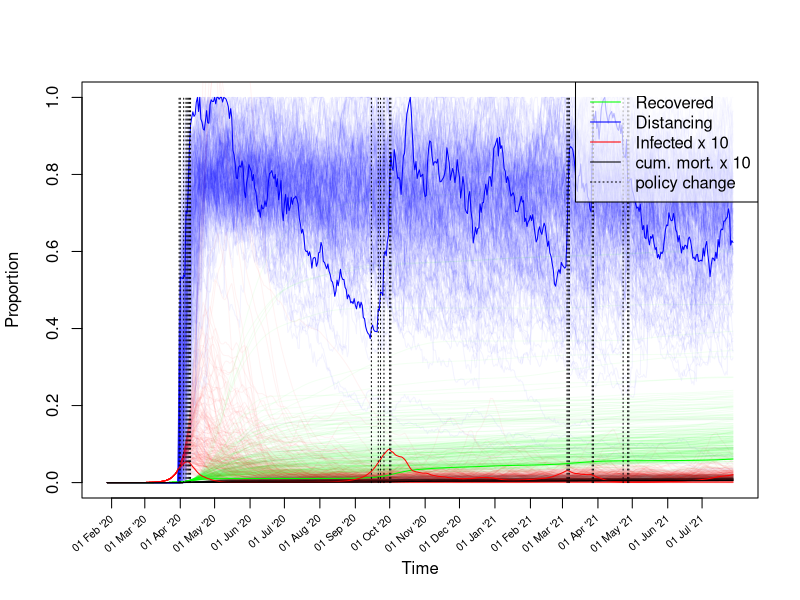
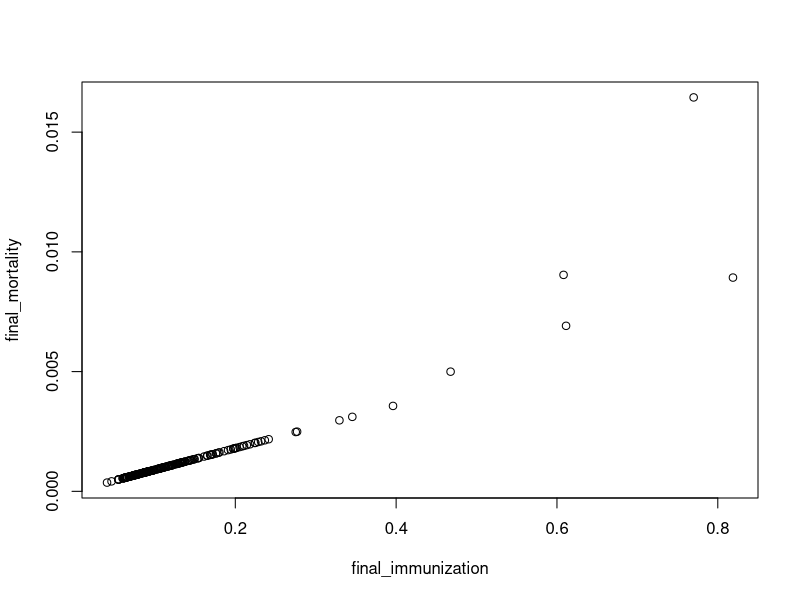
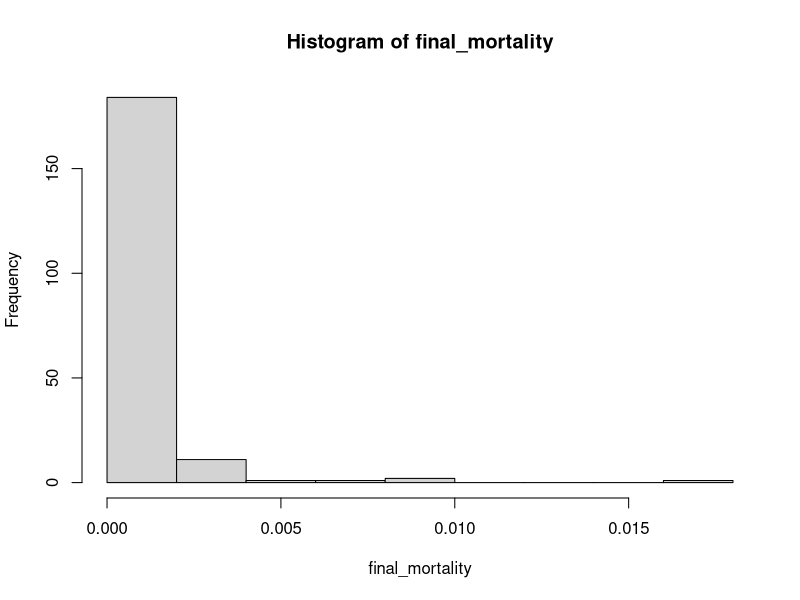

Recreate these plots in R, in order.
#### Simulation of management of Covid-19 outbreak in the UK. ####
library(nleqslv) # for nonlinear solver 'nleqslv'

# Parameters (unit: days) ------------------------------------------------------

## Parameters controlling disease dynamics:
incubation_time <- 5.1 # Period from infection to symptoms from Ferguson et al. 
incubation_time <- incubation_time +1 # fudge to reproduce R0 and generation time 
start_trans_symp <- incubation_time - 0.5 # Period from infection to the start of infectiousness for symptomatic cases Ferguson et al. 
start_trans_asymp <- start_trans_symp # Period from infection to the start of infectiousness for asymptomatic casesFerguson et al. 
prop_symptoms <- 0.2 # Proportion of infected people developing symptoms https://www.thelancet.com/journals/lancet/article/PIIS0140-6736(20)30567-5/fulltext
#prop_symptoms <- 1/3 # Ferguson et al. 
prop_critical <- 0.06 # Proportion of cases becoming critical # https://www.thelancet.com/journals/lancet/article/PIIS0140-6736(20)30567-5/fulltext
mean_generation_time <- 6.5 # Ferguson et al. 
#generation_time_alpha <- 3 # shape parameter of an assumed gamma distribution, https://academic.oup.com/biostatistics/article/12/2/303/280518
generation_time_alpha <- 2 # shape parameter of an assumed gamma distribution, fudge to reproduce r
R0 <- 2.4 # Basic reproductive number for the infection, Ferguson et al. 
inf_symp_asymp_ratio <- 2  # ratio infection rates by symptomatic to asymptomatic, Ferguson et al.  
UK_population_size <- 66e6
pop_size <- UK_population_size

## Parameters controlling mortality:
# We assume that case fataliy is much higher for cases beyond hospital capacity:
case_fatality_rate_1 <- 0.009 # case fatality rate when hospitals below capacity https://www.cebm.net/covid-19/global-covid-19-case-fatality-rates/ (as of 27 Mar 2020)
case_fatality_rate_2 <- 0.09 # case fatality rate when hospitals over capacity  https://www.cebm.net/covid-19/global-covid-19-case-fatality-rates/ (as of 27 Mar 2020)
hospitalization_rate <- 0.044 # proportion of "cases" needing hospitalisation Ferguson et al. 
critical_care_rate <- hospitalization_rate * 0.3 # proprtion of "cases" needing critical care Ferguson et al. 
critical_care_hospital_time <- 10 # Ferguson et al. 
# number of critical care cases over number of "cases" at any moment:
hospital_load_factor <- 
  critical_care_rate # Amount of load on the hospital system
critical_care_beds <- 8175 # uk number of respirators available
## Threshold for proportion of "cases" p.p.:
critical_care_beds / (hospital_load_factor * pop_size) 

## Initial linear growth rate of epidemy:
# Formula assuming gamma distribution for generation time
r0 <- (R0^(1/generation_time_alpha)-1) * generation_time_alpha/mean_generation_time;
r0
# doubling time
#exp(r*T_double)==2 -> T_double == log(2)/r
T_double <- log(2)/r0; T_double # consistency check

## Policy and behaviour parameters:
policy_intervention_rate <- 1/3 # 
policy_intervention_threshold <- 20*10/1e6 # case p.p. above/below which policy acts
policy_relaxation_growth_rate_threshold <- -0.05 # don't relax if growth is larger

compliance_sd <- 1/30 # Day to day standard deviation of compliance.
compliance_decline <- 1/(6*30) # Day to day decline of compliance.

## For plotting results:
date_matching_cumulative_fatality <- 55
date_matching_cumulative_date <- as.Date("2020-03-16")

# Stages: set up population categories for the different classes of infected and uninfected people 
stages <- c(
  "S", # susceptible
  "Is1", # symptomatic infected no transmission
  "Is2", # symptomatic infected transmission
  "Ia1", # symptomatic asymptomatic no transmission
  "Ia2", # symptomatic asymptomatic transmission
  "R", # recovered or deceased
  c() )
n_stages <- length(stages)

# Infected stages
IStages <- c("Is1", "Is2", "Ia1", "Ia2")

# Infectious (test postive) stages
PStages <- c("Is2", "Ia2")


# Linear dynamics -------------------------------------------------------------

# Later we still need to adjust two parameters, which will be left open for now: 
# Is2_inf: infectiousness of the Is2 stage (which then scales other stages)
# rec_rate: recovery rate of transmitting individuals
# This adjustment is done using the full linear model such as to fit given values for R0 and mean_generation_time.

# Generate the "survival" part of the population projection matrix

SS_calc <- function(Is2_inf,rec_rate){
  SS <- matrix(0,nrow = n_stages,ncol= n_stages,
               dimnames = list(Next=stages,Current=stages) )
  SS["S","S"] <- 1
  SS["Is2","Is1"] <- 1/start_trans_symp
  SS["Is1","Is1"] <- 1-1/start_trans_symp
  SS["Ia2","Ia1"] <- 1/start_trans_asymp
  SS["Ia1","Ia1"] <- 1-1/start_trans_asymp
  SS["R","Ia2"] <- rec_rate
  SS["Ia2","Ia2"] <- 1-rec_rate
  SS["R","Is2"] <- rec_rate
  SS["Is2","Is2"] <- 1-rec_rate
  SS["R","R"] <- 1
  return(SS)
}

# Density independent factor of the "fertility" (= transmission) matrix
FF0_calc <- function(Is2_inf,rec_rate){
  FF0 <- matrix(0,nrow = n_stages,ncol= n_stages,
                dimnames = list(Next=stages,Current=stages) )
  FF0["Is1","Is2"] <- Is2_inf * prop_symptoms 
  FF0["Ia1","Is2"] <- Is2_inf * (1-prop_symptoms)
  FF0["S"  ,"Is2"] <- -Is2_inf
  FF0["Is1","Ia2"] <- Is2_inf * prop_symptoms  / inf_symp_asymp_ratio
  FF0["Ia1","Ia2"] <- Is2_inf * (1-prop_symptoms)  / inf_symp_asymp_ratio
  FF0["S"  ,"Ia2"] <- -Is2_inf / inf_symp_asymp_ratio
  return(FF0)
}

# The "fertility" (= transmission) part of the population projection matrix
FF_calc <- function(Is2_inf,rec_rate){
  FF0 <- FF0_calc(Is2_inf,rec_rate)
  return(FF0 * pop_size)
}

## Decide which is the index of the eigenvalue determining linear growth rate:
eigenvalue_index <- function(eig_values){ # input is a list of eigenvalues
  w <- which(abs(eig_values)==eig_values & eig_values != 1)
  return(w[which.max(eig_values[w])])
}

get_mean_generation_time <- function(SS,FF){
  # See page 842 of Bienvenu, F.; Legendre, S. (2015). "A New Approach to the Generation Time in Matrix Population Models" (PDF). The American Naturalist. 185 (6): 834–843. doi:10.1086/681104. PMID 25996867.
  L <- SS+FF
  eig <- eigen(L)
  i <- eigenvalue_index(eig$values)
  w <- eig$vectors[,i]
  t_eig <- eigen(t(L))
  j <- min(which(abs(t_eig$values - eig$values[i])<1e-10))
  v <- t_eig$vectors[,j]
  if(abs(t(v) %*% w)<1e-10) {
    print(c(i,j))
    print(eig$values)
    print(t_eig$values)
    print(w)
    print(v)
    stop("Potential eigenvector index mixup")
  }
  T_gen <- 1 + (t(v) %*% SS %*% w) / (t(v) %*% FF %*% w) 
  return(T_gen)
}

## Calculates both R0 and mean generation time for given SS and FF:
R0_and_Tgen <- function(SS,FF){
  L <- SS + FF
  Tgen <- get_mean_generation_time(SS,FF)
  eig <- eigen(L[IStages,IStages])
  i <- eigenvalue_index(eig$values)
  r <- log(eig$values[i])
  # https://beast.community/estimating_R0
  # https://www.sciencedirect.com/science/article/pii/S1755436518300847
  generation_time_beta <- generation_time_alpha / Tgen
  R0 <- (1+r/generation_time_beta)^generation_time_alpha
  return(c(R0,Tgen))
}

# Calculate the difference between observed values for R0 and values calculated from the survival and transmission matrices
R0_and_Tgen_diff <- function(x){
  as.numeric(
    with(as.list(x),
         R0_and_Tgen(SS_calc(Is2_inf,rec_rate),FF_calc(Is2_inf,rec_rate)) - 
           c(R0,mean_generation_time) ))
}

# Initial values for Is2_inf and rec_rate
initialGuess <- c(Is2_inf=0.1/pop_size,rec_rate=0.01 )
# #Tests
# with(as.list(initialGuess),
#      SS_calc(Is2_inf,rec_rate)+FF_calc(Is2_inf,rec_rate))
# with(as.list(initialGuess),
#      get_mean_generation_time(SS_calc(Is2_inf,rec_rate),FF_calc(Is2_inf,rec_rate)))
# with(as.list(initialGuess),
#      R0_and_Tgen(SS_calc(Is2_inf,rec_rate),FF_calc(Is2_inf,rec_rate)))

# Differences between observed R0 and generation time calculated using the "initial guess" values and the observed values
R0_and_Tgen_diff(initialGuess)

## Generate values of Is2_inf and rec_rate which fit R0 and generation time
fit <- nleqslv(initialGuess,R0_and_Tgen_diff);
fit$message  # should be "Function criterion near zero" or "x-values within tolerance 'xtol'"
fit$x
## double check
with(as.list(fit$x),
     R0_and_Tgen(SS_calc(Is2_inf,rec_rate),FF_calc(Is2_inf,rec_rate)))

## Compute population matrices:
SS <- with(as.list(fit$x),SS_calc(Is2_inf,rec_rate))
FF <- with(as.list(fit$x),FF_calc(Is2_inf,rec_rate))
FF0 <- with(as.list(fit$x),FF0_calc(Is2_inf,rec_rate))
L <- SS + FF # the complete population projection matrix


linear_growth_rate <- # linear growth rate r should be around 0.2
  log(eigen(L[IStages,IStages])$values[1]) 
c(r0,linear_growth_rate) ## should be the same

# Non-linear dynamics ----------------------------------------------------------

# Set up matrix for numbers in each state at each timepoint
n_steps <- 365 * 1.5 #How long to simulate for
state <- matrix(0, nrow=n_steps+1, ncol=n_stages) 
colnames(state) <- stages
S_index <- which(stages == "S") # index of S stage
state[1,"Ia1"] <- 10 # Seed with some asymptotic cases
state[1,"S"] <- pop_size - sum(state[1,-S_index]) # Initial number of uninfected individuals
deaths <- rep(NA,n_steps+1) # deaths per step
deaths[1] <- 0

# Function to compute the number of deaths
compute_deaths <- function(state_snippet){
  # We assume that symptomatic transmitting patients are "case"
  total_cases <- sum(state_snippet[1,"Is2"])
  respirator_demand <- hospital_load_factor * total_cases
  with_respirator <- min(critical_care_beds, respirator_demand)
  without_respirator <- respirator_demand - with_respirator
  if(total_cases > 0 ){
    fatality_rate <-
      (with_respirator * case_fatality_rate_1 + without_respirator * case_fatality_rate_2)/
      respirator_demand
  }else{
    fatality_rate <- 0
  }
  rec <- state_snippet[2,"R"]-state_snippet[1,"R"] # "recoveries" including deaths
  deaths <- rec * fatality_rate
  return(deaths)
}

# Simulate without policy interventions ----------------------------------------

for(i in 1:n_steps){
  Lx <- SS + FF0 * state[i,"S"] # nonlinear population projection matrix
  state[i+1,] <- Lx %*% state[i,]
  deaths[i+1] <- compute_deaths(state[c(0,1)+i,])
}
date_matching_i <- sum(cumsum(deaths) <= date_matching_cumulative_fatality)

if(FALSE){ ## this passage is deactivated, used only for testing and model comparisons:
  ## Simulate without policy interventions
  dates <- date_matching_cumulative_date-date_matching_i+seq(0,n_steps)
  plot(dates,rep(0,n_steps+1),type="n",ylim=c(0,1),xlab="Time",ylab="Proportion",xaxt="n")
  selectedDates <- dates[format(dates, "%d")=="01"]
  axis(1, selectedDates, labels = F , cex.axis = .7)
  text(selectedDates, par("usr")[3]-0.05, 
       srt = 40, adj= 1, xpd = TRUE,
       labels = format(selectedDates, "%d %b '%y"), cex=0.65)
  lines(dates,(state[,"R"]-cumsum(deaths))/pop_size,col="green",type="l")
  lines(dates,rowSums(state[,IStages])/pop_size,col="red",type="l")
  lines(dates,cumsum(deaths)/pop_size*1e1,col="black",type="l")
  legend(x="bottomright",
         legend = c("Recovered","Infected","cum. mortality x 10"),
         col=c("green","red","black"),lty=1,bg=rgb(1,1,1,alpha = 0.4))
}


# Simulate policy interventions with uncertain outcomes ---------------

dfac <- rep(NA,n_steps+1) # social distancing factor, scales infection rate
dfac[1] <- 1 # Value 1 corresponds to no distancing, the initial assumption
growth_rate <- linear_growth_rate # current growth_rate is used in simulations to inform policy
n_runs <- 200 # How often to repeat simulation
if(!exists("plotting")) plotting <- TRUE # set to FALSE if plotting takes too much time
other_runs_alpha <- 10/n_runs # Intensity of plotting all but last simulation
final_mortality <- rep(NA,n_runs) # Record total mortality at end of each simulation
final_immunization <- rep(NA,n_runs) # Record total immunization rate at end of each simulation
# Prepare plot of results:
date_shift <- date_matching_cumulative_date-date_matching_i
dates <- seq(0,n_steps) + date_shift
plot(dates,rep(0,n_steps+1),type="n",ylim=c(0,1),xlab="Time",ylab="Proportion",xaxt="n")
# Draw x axis:
selectedDates <- dates[format(dates, "%d")=="01"]  # where to draw ticks
axis(1, selectedDates, labels = F , cex.axis = .7)
text(selectedDates, par("usr")[3]-0.05, 
     srt = 40, adj= 1, xpd = TRUE,
     labels = format(selectedDates, "%d %b '%y"), cex=0.65)


# run n_runs simulations
for(run in 1:n_runs){
  policy_intervention_times <- c() # record dates when inverventions occured
  for(i in 1:n_steps){
    # Simulate variation of compliance through time
    dfac[i+1] <- 1-exp(min(0,(log(1-dfac[i])-rnorm(1,compliance_decline,compliance_sd)))) 
    # Simulate policy response and interventions affecting social distancing
    if(runif(1)< policy_intervention_rate){# adjust policy:
      if(state[i,"Is2"]/pop_size > policy_intervention_threshold && 
         growth_rate > 0){
        # more measures
        dfac[i+1] <- dfac[i+1] * runif(1,0.5,1) # outcome is uncertain
        policy_intervention_times <-
          append(policy_intervention_times,i)
      }else if(dfac[i+1] < 1 && 
               state[i,"Is2"]/pop_size < policy_intervention_threshold / 10 && 
               growth_rate < policy_relaxation_growth_rate_threshold){ 
        # less measures
        dfac[i+1] <- min(1,dfac[i+1]*runif(1,1,1.5)) # outcome uncertain
        policy_intervention_times <-
          append(policy_intervention_times,i)
      }
    }
    Lx <- SS + FF0 * state[i,"S"] * dfac[i+1]
    state[i+1,] <- Lx %*% state[i,]
    deaths[i+1] <- compute_deaths(state[c(0,1)+i,])
    growth_rate <- log(sum(state[i+1,"Is2"])/sum(state[i,"Is2"]))
  }
  if(plotting || run == n_runs){
    # Plot changes through time
    line_alpha <- ifelse(run > n_runs-1,1,other_runs_alpha)*255
    plotcol <- do.call(rgb,as.list(c(col2rgb("green"),alpha=line_alpha,max = 255)))
    lines(dates,(state[,"R"]-cumsum(deaths))/pop_size,col=plotcol,type="l")
    plotcol <- do.call(rgb,as.list(c(col2rgb("blue"),alpha=line_alpha,max = 255)))
    lines(dates,1-dfac,col=plotcol,type="l")
    plotcol <- do.call(rgb,as.list(c(col2rgb("red"),alpha=line_alpha,max = 255)))
    lines(dates,10*rowSums(state[,IStages])/pop_size,col=plotcol,type="l")
    plotcol <- do.call(rgb,as.list(c(col2rgb("black"),alpha=line_alpha,max = 255)))
    lines(dates,cumsum(deaths)/pop_size * 1e1,col=plotcol,type="l")
  }
  # Record main outcomes at end of simulation:
  final_mortality[run] <- sum(deaths)/pop_size
  final_immunization[run] <- 
    state[n_steps,"R"]/pop_size
}
for(t in policy_intervention_times + date_shift){
  lines(c(t,t),c(0,1), col="black", lty=3)
}
legend(x="topright",
       legend = c("Recovered","Distancing","Infected x 10","cum. mort. x 10","policy change"),
       col=c("green","blue","red","black","black"),lty=c(1,1,1,1,3),bg=rgb(1,1,1,alpha = 0.7))
plot(final_immunization,final_mortality,cex=min(1,200/n_runs))
hist(final_mortality)
mean(final_mortality)
